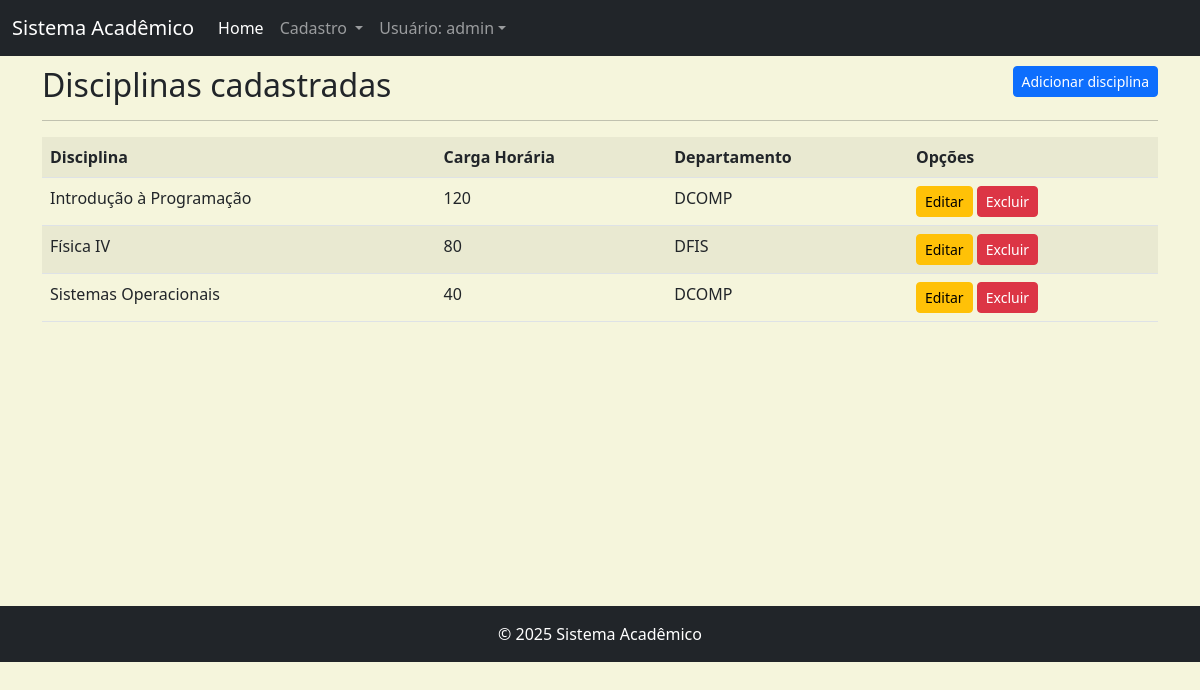
Screenshot of /listar/disciplina/ (signed in) with the database file from the repository.
### cadastros/models.py (models this page shows, shortened)
class Disciplina(models.Model):
    nome = models.CharField(max_length=100)
    cargaHoraria = models.IntegerField(verbose_name="Carga Horária")
    departamento = models.ForeignKey(Departamento, on_delete=models.PROTECT)

class Departamento(models.Model):
    nome = models.CharField(max_length=50)
    sigla = models.CharField(max_length=5)

### cadastros/views.py (the view)
class DisciplinaList(LoginRequiredMixin, ListView):
    model = Disciplina
    template_name = 'cadastros/lista/disciplina.html'
    login_url = reverse_lazy('login')

### cadastros/templates/cadastros/lista/disciplina.html (shortened to what this page needs)
{% extends 'paginas/base.html' %}
{% load static %}
{% block conteudo %}
<h2>Disciplinas cadastradas
    <a href="{% url 'cadastrar-disciplina' %}"
    class="btn btn-primary btn-sm float-end">
        Adicionar disciplina
    </a>
</h2>
<hr>
<div class="table-responsive">
    <table class="table table-striped">
        <tr>
            <th>Disciplina</th>
            <th>Carga Horária</th>
            <th>Departamento</th>
            <th>Opções</th>
        </tr>
        {% for disciplina in object_list %}
        <tr>
            <td>{{ disciplina.nome }}</td>
            <td>{{ disciplina.cargaHoraria }}</td>
            <td>{{ disciplina.departamento.sigla }}</td>
            <td>
                <a href="{% url 'editar-disciplina' disciplina.pk %}"
                class="btn btn-warning btn-sm" title="Editar">
                    Editar
                </a>
                <a href="{% url 'excluir-disciplina' disciplina.pk %}"
                class="btn btn-danger btn-sm" title="Excluir">Excluir</a>
            </td>
        </tr>
        {% empty %}
        <tr>
            <td colspan="4">
                Nenhum campo registro.
            </td>
        </tr>
        {% endfor %}
    </table>
</div>
{% endblock %}

### paginas/templates/paginas/base.html (shortened to what this page needs)
{% load static %}
<!DOCTYPE html>
<html lang="pt-br">
<head>
    <link rel="stylesheet" href="https://cdn.jsdelivr.net/npm/bootstrap@5.2.3/dist/css/bootstrap.min.css">
    <link rel="stylesheet" href="{% static 'css/style.css' %}">
</head>
<body>
    <nav class="navbar navbar-expand-lg navbar-dark bg-dark">
        <div class="container-fluid">
            <a class="navbar-brand" href="#">Sistema Acadêmico</a>
            <div class="collapse navbar-collapse" id="navbarNav">
                <ul class="navbar-nav">
                    <li class="nav-item">
                        <a class="nav-link active" aria-current="page" href="{% url 'inicio' %}">Home</a>
                    </li>
                    {% if request.user.is_authenticated %}
                    <li class="nav-item dropdown" id="dropdownCadastro">
                        <a class="nav-link dropdown-toggle" role="button"
                        data-bs-toggle="dropdown" aria-expanded="false" href="#">
                            Cadastro
                        </a>
                    </li>
                    {% endif %}
                    {% if request.user.is_authenticated %}
                    <li class="nav-item dropdown" id="dropdownLogin">
                        <a class="nav-link dropdown-toggle" role="button" data-bs-toggle="dropdown" aria-expanded="false" href="#">Usuário: {{ user }}</a>
                    </li>
                    {% endif %}
                </ul>
            </div>
        </div>
    </nav>
    <div class="container">
        {% block conteudo %}{% endblock %}
    </div>
    <footer class="footer mt-auto py-3 bg-dark">
        <div class="rodape">
            {% block rodape %}
            <span class="text-bg-dark">© 2025 Sistema Acadêmico</span>
            {% endblock %}
        </div>
    </footer>
</body>
</html>

### static/css/style.css (style rules this page uses)
body { background-color: beige; }
.container { min-height: 550px; padding-top: 10px; }
.rodape { text-align: center; }

### rows the page displays
Disciplina: nome "Introdução à Programação", cargaHoraria "120", departamento.sigla "DCOMP"
Disciplina: nome "Física IV", cargaHoraria "80", departamento.sigla "DFIS"
Disciplina: nome "Sistemas Operacionais", cargaHoraria "40", departamento.sigla "DCOMP"

### other values shown
{{ user }} "admin"
